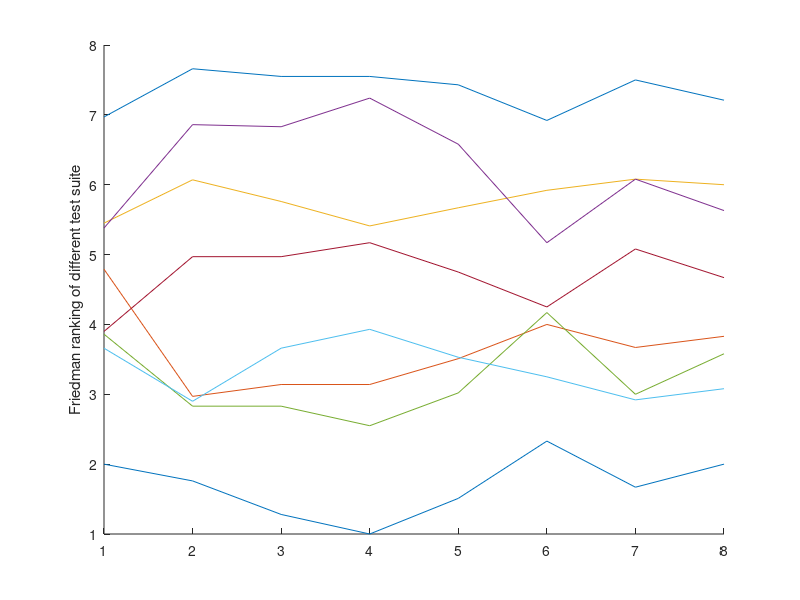

Reproduce this figure in MATLAB. (Note: this script raises an error after producing the figure.)
clc
clear
close all

A=[6.97 	4.79 	5.45 	5.38 	3.86 	3.66 	3.90 	2.00 
7.66 	2.97 	6.07 	6.86 	2.83 	2.90 	4.97 	1.76 
7.55 	3.14 	5.76 	6.83 	2.83 	3.66 	4.97 	1.28 
7.55 	3.14 	5.41 	7.24 	2.55 	3.93 	5.17 	1.00 
7.43 	3.51 	5.67 	6.58 	3.02 	3.53 	4.75 	1.51 							
6.92 	4.00 	5.92 	5.17 	4.17 	3.25 	4.25 	2.33 
7.50 	3.67 	6.08 	6.08 	3.00 	2.92 	5.08 	1.67 
7.21 	3.83 	6.00 	5.63 	3.58 	3.08 	4.67 	2.00 
];
%几种情况
NNNNN=8;
x=[1:8];
%% 图片尺寸设置（单位：厘米）
figureUnits = 'centimeters';
figureWidth = 25;
figureHeight = 14;
%% 窗口设置
figureHandle = figure;
set(gcf, 'Units', figureUnits, 'Position', [3 3 figureWidth figureHeight]); % define the new figure dimensions
hold on
p = plot(x,A);
% hTitle = title('Line Plot');
% hXLabel = xlabel('XAxis');
hYLabel = ylabel('Friedman ranking of different test suite');

% 线条属性调整
MarkerL = {'o','^','s','d','v','o','^','s','d','v','o','^','s','d'};
AA=slanCL(824,1:12);
 mycolor  =AA;
%    mycolor = [0.2 0.2 0.6;... %深蓝色
%        1 0 0;... %红色
%   0.5 0.5 0.2;...%深黄色
%         0.9 0.2 0.6;... %红紫色
%         0.1 0.8 0.4;...%蓝绿色
%        0.4 0.4 0.7;...%灰蓝色
%         0.4,0.8,0.1;...%绿黄色
%         0.9,0.6,0.2;...%橙黄色
%         0.7,0.7,0.7;%浅灰色
%          0.8,0.1,0.4;];  %设置一个颜色库
% AA=slanCL(1808,1:12);
%  mycolor  =AA;
%       mycolor  = [0.3059    0.4745    0.6549
%     0.9490    0.5569    0.1686
%     0.8824    0.3412    0.3490
%     0.4627    0.7176    0.6980
%     0.3490    0.6314    0.3098
%     0.9294    0.7882    0.2824
%     0.6902    0.4784    0.6314
%     1.0000    0.6157    0.6549
%     0.6118    0.4588    0.3725
%     0.7294    0.6902    0.6745];
for i = 1:8
    set(p(i),'LineStyle','-','Marker',MarkerL{i},'LineWidth',2,'color',mycolor(i,:))
end
% 坐标区属性调整
set(gca, 'Box', 'off', ...                                % 边框
         'LineWidth', 1,...                               % 线宽
         'XGrid', 'off', 'YGrid', 'on', ...               % 网格
         'TickDir', 'out', 'TickLength', [.01 .01], ...   % 刻度
         'XMinorTick', 'off', 'YMinorTick', 'off', ...    % 小刻度
         'XColor', [.1 .1 .1],  'YColor', [.1 .1 .1])     % 坐标轴颜色
% 坐标轴刻度调整
set(gca, 'XTick', 1:1:NNNNN,  'YTick', 1:1:8,...            % 刻度位置、间隔
         'Xlim' ,[1 NNNNN],'Ylim' ,[1 8], ...                % 坐标轴范围
         'Xticklabel',{ 'CEC17(D=10)', 'CEC17(D=30)', 'CEC17(D=50)', 'CEC17(D=100)','Mean Ranking of CEC17', 'CEC22 (D=10)','CEC22 (D=20)','Mean Ranking of CEC22'},...                         % X坐标轴刻度标签
         'Yticklabel',{1:1:NNNNN})                          % Y坐标轴刻度标签
      set(gca,'XTickLabelRotation',20);
% Legend
hLegend = legend(p, ...
                 'RIME','RIME-G','RIME-A','RIME-S','RIME-GA','RIME-GS','RIME-AS','MRIME-CD',...
                 'Location', 'north');
             legend('NumColumns',6);
% Legend位置微调 
P = hLegend.Position;
hLegend.Position = P + [0.01 0.03 0 0];
% 字体和字号
set(gca, 'FontName', 'Arial', 'FontSize', 12)
% 背景颜色
set(gcf,'Color',[1 1 1])

%% 图片输出
figW = figureWidth;
figH = figureHeight;
set(figureHandle,'PaperUnits',figureUnits);
set(figureHandle,'PaperPosition',[3 3 figW figH]);
fileout = '改进策略对比结果';
print(figureHandle,[fileout,'.tiff'],'-r600','-dtiff');
